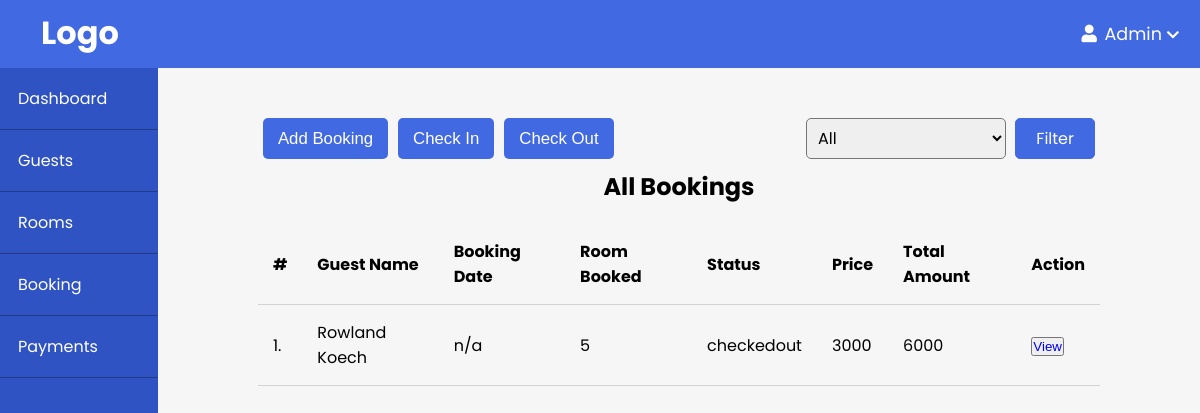
The page /admin/booking/index.php on the database its author committed.
### tables this page shows
CREATE TABLE `booking` (
  `id` int(50) NOT NULL,
  `check_in_date` date NOT NULL,
  `check_out_date` date NOT NULL,
  `nights` int(100) NOT NULL,
  `amount` int(100) NOT NULL,
  `booking_date` date NOT NULL DEFAULT current_timestamp(),
  `booking_status_id` int(11) NOT NULL,
  `user_id` int(50) NOT NULL,
  `room_id` int(50) NOT NULL,
  `room_type_id` int(50) NOT NULL
);

CREATE TABLE `users` (
  `id` int(11) NOT NULL,
  `first_name` varchar(20) NOT NULL,
  `last_name` varchar(20) NOT NULL,
  `email` varchar(255) NOT NULL,
  `address` varchar(30) NOT NULL,
  `phone_no` varchar(10) NOT NULL,
  `passport` varchar(30) NOT NULL,
  `nationality` varchar(50) NOT NULL,
  `password` varchar(255) NOT NULL,
  `role_id` int(11) NOT NULL
);

CREATE TABLE `booking_status` (
  `id` int(11) NOT NULL,
  `name` varchar(50) NOT NULL
);

CREATE TABLE `room_type` (
  `id` int(100) NOT NULL,
  `name` varchar(100) NOT NULL,
  `no_of_beds` int(50) NOT NULL,
  `price` int(50) NOT NULL
);

### app/controllers/booking.php (called while the page is built, shortened)
<?php
$booking_title = 'All Bookings';
$sql = "SELECT b.*, bs.name AS booking_status_name, u.first_name, u.last_name, rt.price FROM booking AS b
        JOIN booking_status AS bs ON b.booking_status_id=bs.id
        JOIN users AS u ON b.user_id=u.id
        JOIN room_type AS rt ON b.room_type_id=rt.id
        WHERE u.role_id=2";
$bookings = executeJoinQuery($sql);

### app/database/db.php (called while the page is built, shortened)
<?php
require("connect.php");
function executeJoinQuery($sql) {
    global $conn;
    $stmt = $conn->prepare($sql);
    $stmt->execute();
    $records = $stmt->get_result()->fetch_all(MYSQLI_ASSOC);
    return $records;
}

### admin/booking/index.php (the view, shortened to what this page needs)
<?php include(ROOT_PATH . "\app\database\db.php"); ?>
<?php include(ROOT_PATH . "\app\controllers\booking.php"); ?>
<!DOCTYPE html>
<html lang="en">
<head>
    <link href="../../assets/fontawesome/css/all.min.css"  rel="stylesheet">
    <link rel="stylesheet" href="../style.css">
</head>
<body>
     <?php include(ROOT_PATH . "/app/includes/adminHeader.php"); ?>
    <div class="admin-wrapper">
        <?php include(ROOT_PATH . "/app/includes/adminSidebar.php"); ?>
        <div class="admin-content">
            <div class="flex">
                <button class="btn"><a href="<?php echo BASE_URL . "/admin/booking/create.php"?>">Add Booking</a></button>
                <button class="btn"><a href="<?php echo BASE_URL . "/admin/booking/check_in.php"?>">Check In</a></button>
                <button class="btn"><a href="<?php echo BASE_URL . "/admin/booking/check_out.php"?>">Check Out</a></button>
                <div class="filter">
                    <form action="index.php" method="post">
                        <select name="booking_status_id" id="">
                        <option value="all">All</option>
                        </select>
                        <button type="submit" name="filter-booking">Filter</button>
                    </form>
                </div>
            </div>
            <div class="table-wrapper">
                <h2><?php echo $booking_title ?></h2>
                <table>
                    <thead>
                        <th>#</th>
                        <th>Guest Name</th>
                        <th>Booking Date</th>
                        <th>Room Booked</th>
                        <th>Status</th>
                        <th>Price</th>
                        <th>Total Amount</th>
                        <th colspan="3">Action</th>
                    </thead>
                    <?php foreach($bookings as $key => $booking): ?>
                        <tr>
                            <td><?php echo $key + 1 . "." ?></td>
                            <td><?php echo $booking['first_name'] . " " . $booking['last_name']; ?></td>
                            <td>n/a</td>
                            <td><?php echo $booking['room_id']; ?></td>
                            <td><?php echo $booking['booking_status_name']; ?></td>
                            <td><?php echo $booking['price']; ?></td>
                            <td><?php echo $booking['amount']; ?></td>
                            <td><button><a href="view.php?view_id=<?php echo $booking['id']; ?>">View</a></button></td>
                        </tr>
                    <?php endforeach; ?>
                </table>
            </div>
        </div>
    </div>
</body>
</html>

### admin/style.css (style rules this page uses)
* { padding: 0; margin: 0; box-sizing: border-box; }
body { background-color: #f6f6f6; font-family: 'Poppins', sans-serif; }
.btn { display: block; border: 0; border-radius: 5px; background-color: rgb(65, 105, 225); margin: 10px 5px; padding: 10px 15px; font-size: 1.05rem; color: white; cursor: pointer; }
.btn a { text-decoration: none; color: white; }
table { margin: 20px auto; }
table, th, td { border: 1px solid black; border-collapse: collapse; }
th, td { padding: 10px 5px; }
a { text-decoration: none; }
.flex { display: flex; }
.flex .filter { margin-left: auto; align-self: flex-end; }
.filter { display: flex; justify-content: end; margin: 10px 0; }
.filter select, .filter input { border-radius: 5px; width: 200px; padding: 7px; margin-right: 5px; font-family: 'Poppins', sans-serif; font-size: 1rem; outline: none; }
.filter button { background-color: rgb(65, 105, 225); border: 1px solid rgb(65, 105, 225); border-radius: 5px; margin-right: 5px; padding: 7px 20px; font-family: 'Poppins', sans-serif; font-size: 1rem; color: white; cursor: pointer; }
.admin-wrapper { display: flex; min-height: calc(100vh - 68px); }
.admin-content { flex: 8; height: 100%; padding: 40px 100px 100px; }
.admin-content h2 { text-align: center; }
.table-wrapper table { width: 100%; border: none; }
.table-wrapper th, .table-wrapper td { padding: 15px; text-align: left; border: none; border-bottom: 1px solid #d3d3d3; }

### rows shown on the page
booking: user.first_name "Rowland", user.last_name "Koech", room "5", booking_status.name "checkedout", room_type.price "3000", amount "6000"

### other values the page prints
$booking_title "All Bookings"
